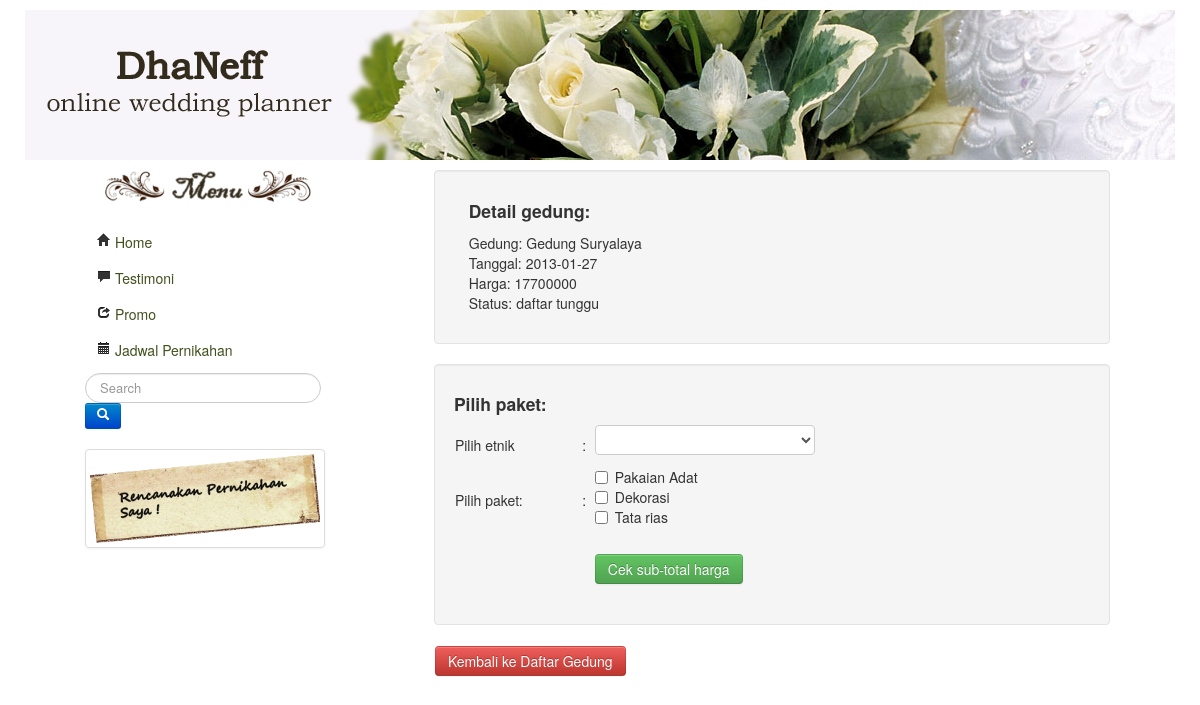
The page /view/view-pilihpaket.php?detail=5 on the database its author committed.
### tables this page shows
CREATE TABLE IF NOT EXISTS `gedung_detail` (
  `id_detail` int(11) NOT NULL AUTO_INCREMENT,
  `id_gedung` int(11) DEFAULT NULL,
  `tanggal` date DEFAULT NULL,
  `harga` decimal(10,0) DEFAULT NULL,
  `id_status` int(11) DEFAULT NULL,
  `flag` tinyint(1) DEFAULT NULL,
  PRIMARY KEY (`id_detail`)
);

CREATE TABLE IF NOT EXISTS `gedung` (
  `id_gedung` int(11) NOT NULL AUTO_INCREMENT,
  `nama_gedung` varchar(50) DEFAULT NULL,
  `alamat` text,
  `id_kota` int(11) NOT NULL,
  `waktu` varchar(40) DEFAULT NULL,
  `keterangan` varchar(40) DEFAULT NULL,
  `deskripsi_gedung` text,
  `gambar_gedung` varchar(50) DEFAULT NULL,
  `kapasitas` int(4) DEFAULT NULL,
  `flag` tinyint(1) NOT NULL DEFAULT '1',
  PRIMARY KEY (`id_gedung`)
);

CREATE TABLE IF NOT EXISTS `status` (
  `id_status` int(11) NOT NULL AUTO_INCREMENT,
  `status` varchar(40) NOT NULL,
  PRIMARY KEY (`id_status`)
);

### model/model-pesan.php (called while the page is built, shortened)
<?php
class Pesan {
	public $mysqli;
	public $data;
	public function __construct($host,$username,$password,$db_name){
		$this->mysqli = new mysqli($host, $username, $password, $db_name);
	}
	public function detailpesan($id_detail){
		$query="SELECT g.nama_gedung, d.tanggal, d.harga, s.status
				FROM gedung_detail d
				JOIN gedung g ON g.id_gedung=d.id_gedung
				JOIN status s ON s.id_status=d.id_status
				WHERE d.id_detail='$id_detail'";
		$result= $this->mysqli->query($query) or die(mysqli_connect_errno()."salah");
		if($result){
			while($rows=$result->fetch_assoc()){
				$this->data[]=$rows;
			}
			return $this->data;
		}
	}
	public function etnik(){
		$query="SELECT * FROM etnik";
		$result= $this->mysqli->query($query) or die(mysqli_connect_errno()."salah");
		if($result){
			while($rows=$result->fetch_assoc()){
				$this->data[]=$rows;
			}
			return $this->data;
		}
	}
}

### view/view-pilihpaket.php (the view, shortened to what this page needs)
<?php
include_once ('header.php');
echo "<div class='span8 offset1'>";
$obj=new Pesan("localhost","root","","wedding");
	if(isset($_REQUEST['detail'])){
		$obj->detailpesan($_REQUEST['detail']);
		$id_detail=$_REQUEST['detail'];
		foreach($obj->data as $val){
			extract($val);
	?>
<html>
	<body>
			<div class="well">
				<table width="100%"><tr>
				<td width="2%"></td>
				<td width="90%"><h4>Detail gedung: </h4></td>
				</tr>
				<tr>
				<td></td>
				<td><p>
					Gedung: <?php echo $nama_gedung; ?></br>
					Tanggal: <?php echo $tanggal; ?></br>
					Harga: <?php echo $harga; ?></br>
					Status: <?php echo $status; ?></br>
				</p>
				</tr>
				</table>
			</div>
			<?php }
			?>
			<div class="well">
			 <h4>Pilih paket: </h4>
				<form method="post" action="view-subtotal.php?sub=<?php echo $id_detail; }?>">
					<table width="100%" border="0"><tr>
						<td width="20%">Pilih etnik </td>
						<td width="2%">:
						<td width="79%">
						<select name='etnik'>
							<?php $obj->etnik();
								foreach($obj->data as $etnik){
								?>
								<option name= 'id_etnik' id= 'id_etnik' value="<?php echo $etnik['id_etnik'] ?>"><?php echo $etnik['etnik'] ?></option>
							<?php  }
							?>
						</select>
						</td>
					  </tr>
					  <tr>
						<td>Pilih paket: </td>
						<td>:
						<td>
							<label class="checkbox" name="id_paket">
								<input type='checkbox' name='id_paket[]' value='1'> Pakaian Adat<br>
								<input type='checkbox' name='id_paket[]' value='2'> Dekorasi<br>
								<input type='checkbox' name='id_paket[]' value='3'> Tata rias<br>
							</label>
						</td>
					  </tr>
						<td></td>
						<td></td>
						<td><br><a class="btn btn-success" name= "submit" id="submit">Cek sub-total harga</a></td>
					</table>
				</form>
			</div>
<table width="100%" border="0"><tr>
<td><a class="btn btn-danger" href="view-gedung.php">Kembali ke Daftar Gedung</a></td>
</tr></table>
</div>
		</body>
	</html>

### rows shown on the page
gedung_detail: id_gedung.nama_gedung "Gedung Suryalaya", tanggal "2013-01-27", harga "17700000", id_status.status "daftar tunggu"
